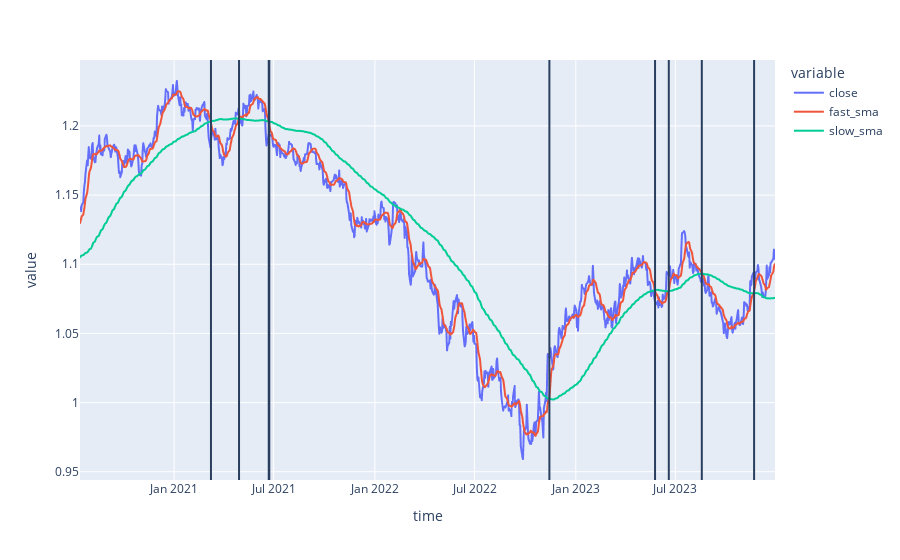

Source (notebook cell):
### Code cell
# visualize close price
fig = px.line(df, x='time', y=['close', 'fast_sma', 'slow_sma'])

for i, row in signal.iterrows():
    fig.add_vline(x=row.time)
    
fig.show()

### Figure 1 — Plotly figure (JSON) as saved in the notebook; plotly's stock layout.template omitted (floating-point values rounded to 4 significant figures; data arrays with more than 128 entries replaced by an {"elided": "..."} marker saying what was removed)
{"data": [{"hovertemplate": "variable=close<br>time=%{x}<br>value=%{y}<extra></extra>", "legendgroup": "close", "line": {"color": "#636efa", "dash": "solid"}, "marker": {"symbol": "circle"}, "mode": "lines", "name": "close", "showlegend": true, "type": "scattergl", "x": {"elided": "901 str values"}, "xaxis": "x", "y": {"elided": "901 float values"}, "yaxis": "y"}, {"hovertemplate": "variable=fast_sma<br>time=%{x}<br>value=%{y}<extra></extra>", "legendgroup": "fast_sma", "line": {"color": "#EF553B", "dash": "solid"}, "marker": {"symbol": "circle"}, "mode": "lines", "name": "fast_sma", "showlegend": true, "type": "scattergl", "x": {"elided": "901 str values"}, "xaxis": "x", "y": {"elided": "901 float values"}, "yaxis": "y"}, {"hovertemplate": "variable=slow_sma<br>time=%{x}<br>value=%{y}<extra></extra>", "legendgroup": "slow_sma", "line": {"color": "#00cc96", "dash": "solid"}, "marker": {"symbol": "circle"}, "mode": "lines", "name": "slow_sma", "showlegend": true, "type": "scattergl", "x": {"elided": "901 str values"}, "xaxis": "x", "y": {"elided": "901 float values"}, "yaxis": "y"}], "layout": {"legend": {"title": {"text": "variable"}, "tracegroupgap": 0}, "margin": {"t": 60}, "shapes": [{"type": "line", "x0": "2021-03-09T00:00:00", "x1": "2021-03-09T00:00:00", "xref": "x", "y0": 0, "y1": 1, "yref": "y domain"}, {"type": "line", "x0": "2021-04-29T00:00:00", "x1": "2021-04-29T00:00:00", "xref": "x", "y0": 0, "y1": 1, "yref": "y domain"}, {"type": "line", "x0": "2021-06-22T00:00:00", "x1": "2021-06-22T00:00:00", "xref": "x", "y0": 0, "y1": 1, "yref": "y domain"}, {"type": "line", "x0": "2021-06-23T00:00:00", "x1": "2021-06-23T00:00:00", "xref": "x", "y0": 0, "y1": 1, "yref": "y domain"}, {"type": "line", "x0": "2022-11-14T00:00:00", "x1": "2022-11-14T00:00:00", "xref": "x", "y0": 0, "y1": 1, "yref": "y domain"}, {"type": "line", "x0": "2023-05-25T00:00:00", "x1": "2023-05-25T00:00:00", "xref": "x", "y0": 0, "y1": 1, "yref": "y domain"}, {"type": "line", "x0": "2023-06-19T00:00:00", "x1": "2023-06-19T00:00:00", "xref": "x", "y0": 0, "y1": 1, "yref": "y domain"}, {"type": "line", "x0": "2023-08-18T00:00:00", "x1": "2023-08-18T00:00:00", "xref": "x", "y0": 0, "y1": 1, "yref": "y domain"}, {"type": "line", "x0": "2023-11-21T00:00:00", "x1": "2023-11-21T00:00:00", "xref": "x", "y0": 0, "y1": 1, "yref": "y domain"}], "xaxis": {"anchor": "y", "domain": [0, 1], "title": {"text": "time"}}, "yaxis": {"anchor": "x", "domain": [0, 1], "title": {"text": "value"}}}}
